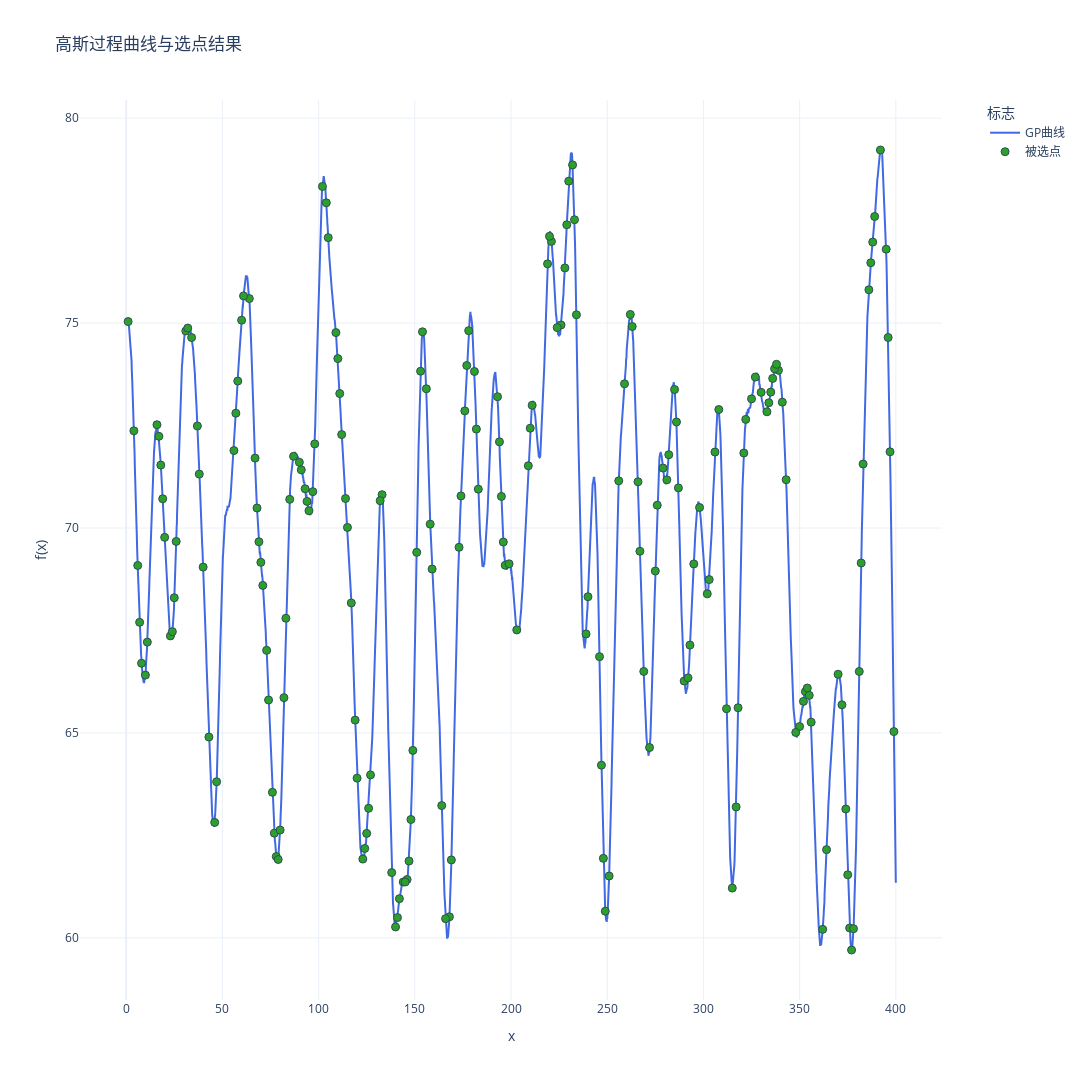

Notebook source saved alongside this figure:
### Code cell
import numpy as np
import plotly.graph_objects as go
from sklearn.gaussian_process import GaussianProcessRegressor
from sklearn.gaussian_process.kernels import RBF, ConstantKernel,WhiteKernel

seed = 42
np.random.seed(seed=seed)
# 定义核函数
kernel = ConstantKernel(25.0) * RBF(length_scale=4.0) + WhiteKernel(1e-3)
gp = GaussianProcessRegressor(kernel=kernel)

x_dense = np.linspace(1, 400, 4000).reshape(-1, 1)

y_dense = gp.sample_y(x_dense, n_samples=1, random_state=seed).flatten() + 70

# 提取整数点对应的y值
integer_points = np.random.choice(np.arange(1, 401), size=200, replace=False)
indices = [np.abs(x_dense.flatten() - x).argmin() for x in integer_points]
y_integers = y_dense[indices]

# 计算整数点的协方差矩阵
cov_matrix = kernel(integer_points.reshape(-1,1))

# 计算相关性矩阵
std_dev = np.sqrt(np.diag(cov_matrix))  
corr_matrix = cov_matrix / np.outer(std_dev, std_dev)  

np.savetxt('Sigma1.txt', cov_matrix, 
           fmt='%.6f',
           header=f'高斯过程协方差矩阵(1-50整数点)\n核函数: {kernel}')

np.savetxt('correlation_matrix.txt', corr_matrix,
           fmt='%.6f',
           header=f'高斯过程相关性矩阵(1-50整数点)\n核函数: {kernel}')

np.savetxt('mu.txt', 
           y_integers,
           fmt='%.6f',
           header='真实均值')

fig = go.Figure()

fig.add_trace(go.Scatter(
    x=x_dense.flatten(), 
    y=y_dense,
    mode='lines',
    name='GP曲线',
    line=dict(color='royalblue', width=2)
))

colors = ['#2ca02c',]

fig.add_trace(go.Scatter(
    x=integer_points,
    y=y_integers,
    mode='markers',
    name='被选点',
    marker=dict(
        color=colors[0],
        size=8,
        line=dict(width=1, color='DarkSlateGrey')
)))

fig.update_layout(
    title='高斯过程曲线与选点结果',
    xaxis_title='x',
    yaxis_title='f(x)',
    template='plotly_white',
    height=1080,
    width=1920,
    legend=dict(
        title='标志',
        x=1.05,
        y=1,
        xanchor='left',
        yanchor='top',
        bgcolor='rgba(255,255,255,0.8)'
    ),
    margin=dict(r=150) 
)

fig.show()

### Figure 1 — Plotly figure (JSON) as saved in the notebook; plotly's stock layout.template omitted (floating-point values rounded to 4 significant figures; data arrays with more than 128 entries replaced by an {"elided": "..."} marker saying what was removed)
{"data": [{"line": {"color": "royalblue", "width": 2}, "mode": "lines", "name": "GP曲线", "type": "scatter", "x": {"elided": "4000 float values"}, "y": {"elided": "4000 float values"}}, {"marker": {"color": "#2ca02c", "line": {"color": "DarkSlateGrey", "width": 1}, "size": 8}, "mode": "markers", "name": "被选点", "type": "scatter", "x": {"elided": "200 int values"}, "y": {"elided": "200 float values"}}], "layout": {"height": 1080, "legend": {"bgcolor": "rgba(255,255,255,0.8)", "title": {"text": "标志"}, "x": 1.05, "xanchor": "left", "y": 1, "yanchor": "top"}, "margin": {"r": 150}, "title": {"text": "高斯过程曲线与选点结果"}, "width": 1920, "xaxis": {"title": {"text": "x"}}, "yaxis": {"title": {"text": "f(x)"}}}}
